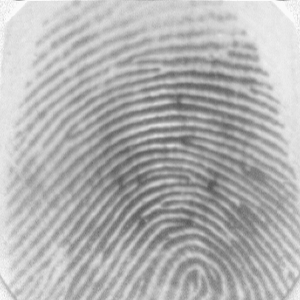
#> input picture images/fingerprint images/101_1.tif, 300 x 300 px, found by its file name
$ jupyter execute main.ipynb
#> lines starting #> are read from the running program, lines starting #| are printed output that depends on the picture; after the words box and inside, x2 and y2 are one past the last pixel; in counts of white or black regions, pixels touching at a corner belong together
### test/preprocessing/thinning.py
"""
To facilitate extraction of minutiae the image must be skeletonized: a sequence of morphological
erosion operations will reduce the thickness of the striations until the latter is equal to one pixel
while maintaining the connectivity of the striations ( That is to say that the continuity of the
striaes must be respected, holes must not be inserted). While some papers use Rosenfeld algorithm for its
simplicity. [https://airccj.org/CSCP/vol7/csit76809.pdf pg.91] I used skimage Zha84 A fast parallel algorithm for
thinning digital patterns, T. Y. Zhang and C. Y. Suen, Communications of the ACM, March 1984, Volume 27, Number 3.
"""
import numpy as np
import cv2 as cv
from skimage.morphology import skeletonize as skelt
from skimage.morphology import thin
def skeletonize(image_input):
    """
    https://scikit-image.org/docs/dev/auto_examples/edges/plot_skeleton.html
    Skeletonization reduces binary objects to 1 pixel wide representations.
    skeletonize works by making successive passes of the image. On each pass, border pixels are identified
    and removed on the condition that they do not break the connectivity of the corresponding object.
    :param image_input: 2d array uint8
    :return:
    """
    image = np.zeros_like(image_input)
    image[image_input == 0] = 1.0
    output = np.zeros_like(image_input)

    skeleton = skelt(image)

    """uncomment for testing"""
    # thinned = thin(image)
    # thinned_partial = thin(image, max_iter=25)
    #
    # def minu_(skeleton, name):
    #     cv.imshow('thin_'+name, output)
    #     cv.bitwise_not(output, output)
    #     minutias = calculate_minutiaes(output, kernel_size=5); cv.imshow('minu_'+name, minutias)
    # # minu_(output, 'skeleton')
    # # minu_(output, 'thinned')
    # # minu_(output, 'thinned_partial')
    # # cv.waitKeyEx()

    output[skeleton] = 255
    cv.bitwise_not(output, output)

    return output


# [43 lines left out: function thinning_morph, not called in this run]

### main.ipynb
[cell 1]
import matplotlib.pyplot as plt
import numpy as np

[cell 2]
def layer_sizes(X, Y):
    """
    Arguments:
    X -- input dataset of shape (input size, number of examples)
    Y -- labels of shape (output size, number of examples)

    Returns:
    n_x -- the size of the input layer
    n_h -- the size of the hidden layer
    n_y -- the size of the output layer
    """
    ### START CODE HERE ### (≈ 3 lines of code)
    n_x = X.shape[0] # size of input layer
    n_h = 5
    n_y = Y.shape[0] # size of output layer
    ### END CODE HERE ###
    return (n_x, n_h, n_y)

[cell 3]
def initialize_parameters(n_x, n_h, n_y):

    np.random.seed(2)
    W1 = np.random.randn(n_h,n_x)*0.01
    b1 = np.zeros((n_h,1))
    W2 = np.random.randn(n_y,n_h)*0.01
    b2 = np.zeros((n_y,1))
    parameters = {"W1": W1,
                  "b1": b1,
                  "W2": W2,
                  "b2": b2}

    return parameters

[cell 4]
def forward_propagation(X, parameters):
    W1 = parameters["W1"]
    b1 = parameters["b1"]
    W2 = parameters["W2"]
    b2 = parameters["b2"]

    Z1 = np.dot(W1,X)+b1
    A1 = np.tanh(Z1)
    Z2 = np.dot(W2,A1)+b2
    A2 = 1/(1+np.exp(-Z2))

    cache = {"Z1": Z1,
             "A1": A1,
             "Z2": Z2,
             "A2": A2}

    return A2, cache

[cell 5]
def compute_cost(A2, Y, parameters):

    m = Y.shape[1]

    logprobs = np.sum(np.multiply(Y,np.log(A2))+np.multiply((1-Y),np.log(1-A2)))
    cost = -(1/m)*logprobs

    cost = float(np.squeeze(cost))

    return cost

[cell 6]
def backward_propagation(parameters, cache, X, Y):
    m = X.shape[1]

    W1 = parameters["W1"]
    W2 = parameters["W2"]

    A1 = cache["A1"]
    A2 = cache["A2"]

    dZ2 = A2-Y
    dW2 = (1/m)*(np.dot(dZ2,A1.T))
    db2 = (1/m)*(np.sum(dZ2,axis=1,keepdims=True))
    dZ1 = np.dot(W2.T,dZ2)*(1-np.power(A1,2))
    dW1 = (1/m)*np.dot(dZ1,X.T)
    db1 = (1/m)*np.sum(dZ1,axis=1,keepdims=True)
    ### END CODE HERE ###

    grads = {"dW1": dW1,
             "db1": db1,
             "dW2": dW2,
             "db2": db2}

    return grads

[cell 7]
def update_parameters(parameters, grads, learning_rate = 1.2):
    W1 = parameters["W1"]
    b1 = parameters["b1"]
    W2 = parameters["W2"]
    b2 = parameters["b2"]

    dW1 = grads["dW1"]
    db1 = grads["db1"]
    dW2 = grads["dW2"]
    db2 = grads["db2"]

    W1 = W1-learning_rate*dW1
    b1 = b1-learning_rate*db1
    W2 = W2-learning_rate*dW2
    b2 = b2-learning_rate*db2

    parameters = {"W1": W1,
                  "b1": b1,
                  "W2": W2,
                  "b2": b2}

    return parameters

[cell 8]
def nn_model(X, Y, n_h, num_iterations = 10000, print_cost=False):

#> called with X = array of shape (9, 56), Y = array of shape (1, 56), n_h = 5, num_iterations = 10000, print_cost = True
    np.random.seed(3)
    n_x = layer_sizes(X, Y)[0]
    n_y = layer_sizes(X, Y)[2]

    parameters = initialize_parameters(n_x,n_h,n_y)


    for i in range(0, num_iterations):

        A2, cache = forward_propagation(X,parameters)

        cost = compute_cost(A2,Y,parameters)

        grads = backward_propagation(parameters,cache,X,Y)

        parameters = update_parameters(parameters,grads)

        if print_cost and i % 1000 == 0:
            print ("Cost after iteration %i: %f" %(i, cost))

    return parameters

[cell 9]
# training data

x_train = np.array([

    [0, 1, 0, 1, 0, 1, 1, 0, 1],
    [1, 0, 1, 1, 0, 0, 0, 1, 1],
    [1, 1, 0, 0, 0, 1, 1, 1, 0],
    [0, 1, 1, 1, 0, 0, 1, 0, 1],
    [1, 0, 1, 1, 0, 1, 0, 1, 0],
    [1, 1, 0, 0, 0, 1, 1, 0, 1],
    [0, 1, 1, 1, 0, 0, 0, 1, 1],
    [1, 0, 1, 0, 0, 1, 1, 1, 0],

    [1, 0, 1, 0, 0, 0, 1, 1, 1],
    [1, 0, 1, 1, 0, 0, 1, 0, 1],
    [1, 1, 1, 0, 0, 0, 1, 0, 1],
    [1, 0, 1, 0, 0, 1, 1, 0, 1],
    [0, 1, 0, 1, 0, 1, 1, 1, 0],
    [0, 1, 1, 1, 0, 1, 0, 1, 0],
    [0, 1, 0, 1, 0, 1, 0, 1, 1],
    [1, 1, 0, 1, 0, 1, 0, 1, 0],

    [0, 1, 1, 0, 0, 1, 1, 0, 1],
    [1, 1, 0, 1, 0, 0, 1, 0, 1],
    [1, 0, 0, 0, 0, 1, 1, 1 ,1],
    [1, 1, 1, 0, 0, 1, 1, 0, 0],
    [1, 0, 1, 1, 0, 0, 1, 1, 0],
    [1, 0, 1, 0, 0, 1, 0, 1, 1],
    [1, 1, 1, 1, 0, 0, 0, 0, 1],
    [0, 0, 1, 1, 0, 0, 1, 1, 1],

    [0, 1, 0, 0, 0, 1, 1, 1, 1],
    [1, 0, 0, 1, 0, 1, 1, 1, 0],
    [1, 1, 1, 1, 0, 0, 0, 1, 0],
    [0, 1, 1, 1, 0, 1, 0, 0, 1],
    [0, 1, 0, 1, 0, 0, 1, 1, 1],
    [0, 0, 1, 1, 0, 1, 0, 1, 1],
    [1, 1, 1, 0, 0, 1, 0, 1, 0],
    [1, 1, 0, 1, 0, 1, 1, 0, 0],

    [0, 0, 1, 1, 0, 1, 1, 1, 0],
    [0, 1, 1, 1, 0, 1, 1, 0, 0],
    [0, 1, 1, 1, 0, 0, 1, 1, 0],
    [0, 1, 1, 0, 0, 1, 1, 1, 0],
    [1, 0, 0, 1, 0, 1, 0, 1, 1],
    [1, 1, 0, 1, 0, 1, 0, 0, 1],
    [1, 1, 0, 1, 0, 0, 0, 1, 1],
    [1, 1, 0, 0, 0, 1, 0, 1, 1],

    [0, 1, 1, 0, 0, 0, 1, 1, 1],
    [1, 1, 0, 0, 0, 0, 1, 1, 1],
    [1, 1, 1, 0, 0, 0, 1, 1, 0],
    [1, 1, 1, 0, 0, 0, 0, 1, 1],
    [0, 0, 1, 1, 0, 1, 1, 0, 1],
    [1, 0, 0, 1, 0, 1, 0, 0, 1],
    [1, 0, 1, 1, 0, 1, 0, 0, 1],
    [1, 0, 1, 1, 0, 1, 1, 0, 0],

    [0, 0, 0, 1, 0, 1, 1, 1, 1],
    [1, 1, 0, 1, 0, 0, 1, 1, 0],
    [1, 1, 1, 1, 0, 1, 0, 0, 0],
    [0, 1, 1, 0, 0, 1, 0, 1, 1],
    [0, 0, 0, 0, 0, 0, 0, 0, 0],
    [1, 1, 1, 1, 1, 1, 1, 1, 1],
    [0, 1, 1, 1, 0, 1, 1, 1, 0],
    [1, 1, 0, 1, 0, 1, 0, 1, 1]

])
print((x_train.T).shape)

y_train = np.array([

    [1],
    [1],
    [1],
    [1],
    [1],
    [1],
    [1],
    [1],
    [1],
    [1],
    [1],
    [1],
    [1],
    [1],
    [1],
    [1],
    [0],
    [0],
    [0],
    [0],
    [0],
    [0],
    [0],
    [0],
    [0],
    [0],
    [0],
    [0],
    [0],
    [0],
    [0],
    [0],
    [0],
    [0],
    [0],
    [0],
    [0],
    [0],
    [0],
    [0],
    [0],
    [0],
    [0],
    [0],
    [0],
    [0],
    [0],
    [0],
    [0],
    [0],
    [0],
    [0],
    [0],
    [0],
    [0],
    [0]
])

parameters = nn_model(x_train.T, y_train.T, 5, num_iterations=10000, print_cost=True)

[cell 10]
def predict(parameters, X):

    A2, cache = forward_propagation(X,parameters)
    predictions = np.round(A2)==1
    return predictions

[cell 11]
import cv2
img=cv2.imread('./101_1.tif',0)
#> img is the input picture: shape (300, 300); min 86, max 250, mean 178.1
plt.imshow(img, cmap='gray')

[cell 12]
bin_image = cv2.threshold(img,150,255,cv2.THRESH_BINARY)
plt.imshow(bin_image[1], cmap='gray')
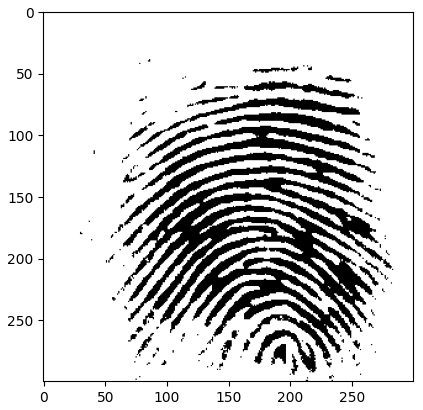
#> figure drawn by matplotlib, 1 panel

[cell 13]
from preprocessing.thinning import skeletonize
thin = skeletonize(bin_image[1])
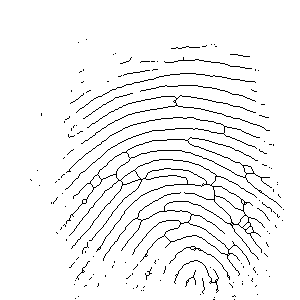
#> thin: shape (300, 300); 95.5% white; black in thin lines or dots, all inside (x1, y1, x2, y2) = (30, 39, 284, 300)
plt.imshow(thin, cmap='gray')

[cell 14]
feature_locations = []

for i in range(0,297,3):
  for j in range(0,297,3):
    x=[]
    for m in range(3):
      for n in range(3):
        val = thin[i+m][j+n]
        if val == 255:
          x.append(1)
        else:
          x.append(0)
    x=np.array(x)
    x=x.reshape(-1,1)
    prediction = predict(parameters, x)
    if (prediction == True):
      feature_locations.append([i+1, j+1])
#> after the loop, feature_locations = 115 pairs, first value 55 to 295, second value 70 to 280

print(len(feature_locations))
#| 115

[cell 15]
def euclidean(a, b):
    return ((a[0]-b[0])**2 + (a[1]-b[1])**2)**0.5

for i in range(5):
    for i in feature_locations:
        for j in feature_locations:
            if (euclidean(i,j)<15 and i!=j):
                feature_locations.remove(j)
                break
#> after the loop, feature_locations = 47 pairs, first value 55 to 295, second value 79 to 274

print(feature_locations)
#> (printed output is left out)
print(len(feature_locations))
#| 47

[cell 16]
for i in feature_locations:
    cv2.circle(thin, (i[1],i[0]), 3, (0,0,255))
#> this loop made 47 passes
#> i on passes 1 to 12: [55, 238], [94, 232], [100, 175], [100, 208], [112, 253], [121, 208], [127, 262], [139, 199], [139, 235], [154, 193], [154, 217], [157, 130]
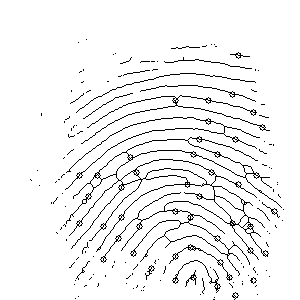
#> thin: shape (300, 300); 94.8% white; black in thin lines or dots, all inside (x1, y1, x2, y2) = (30, 39, 284, 300)

$ run again, with images/fingerprint images/102_2.tif copied over images/fingerprint images/101_1.tif
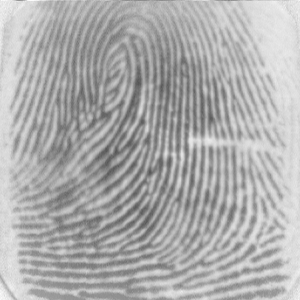
#> input picture images/fingerprint images/102_2.tif, 300 x 300 px, found by its file name
#> img is the input picture: shape (300, 300); min 86, max 250, mean 173.4
#> `thin = skeletonize(bin_image[1])`:
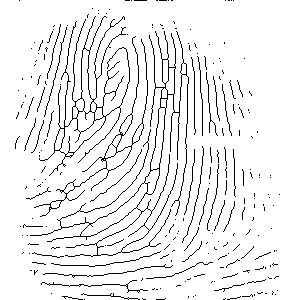
#> thin: shape (300, 300); 93.2% white; black in thin lines or dots, all inside (x1, y1, x2, y2) = (15, 0, 280, 300)
#> after the loop `for i in range(0,297,3):`: feature_locations = 319 pairs, first value 16 to 286, second value 16 to 253
#| 319
#> after the loop `for i in range(5):`: feature_locations = 78 pairs, first value 16 to 286, second value 34 to 253
#> (printed output is left out)
#| 78
#> the loop `for i in feature_locations:` made 78 passes
#> i on passes 1 to 8: [16, 106], [16, 124], [34, 88], [34, 121], [43, 61], [46, 40], [46, 76], [58, 103]
#> after the loop `for i in feature_locations:`:
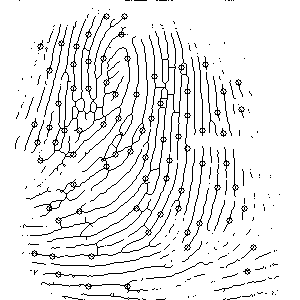
#> thin: shape (300, 300); 92% white; black in thin lines or dots, all inside (x1, y1, x2, y2) = (15, 0, 280, 300)
